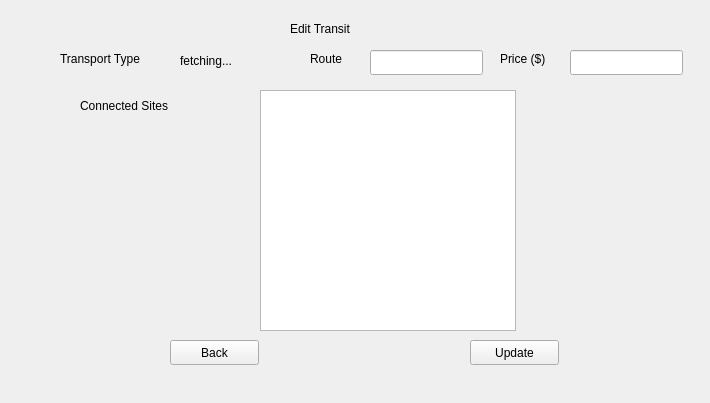
<?xml version="1.0" encoding="UTF-8"?>
<ui version="4.0">
 <class>Form</class>
 <widget class="QWidget" name="Form">
  <property name="geometry">
   <rect>
    <x>0</x>
    <y>0</y>
    <width>710</width>
    <height>403</height>
   </rect>
  </property>
  <property name="windowTitle">
   <string>Form</string>
  </property>
  <widget class="QLabel" name="label_5">
   <property name="geometry">
    <rect>
     <x>290</x>
     <y>20</y>
     <width>181</width>
     <height>17</height>
    </rect>
   </property>
   <property name="text">
    <string>Edit Transit</string>
   </property>
  </widget>
  <widget class="QLabel" name="label">
   <property name="geometry">
    <rect>
     <x>60</x>
     <y>50</y>
     <width>111</width>
     <height>17</height>
    </rect>
   </property>
   <property name="text">
    <string>Transport Type</string>
   </property>
  </widget>
  <widget class="QLabel" name="label_2">
   <property name="geometry">
    <rect>
     <x>180</x>
     <y>50</y>
     <width>81</width>
     <height>21</height>
    </rect>
   </property>
   <property name="text">
    <string>fetching...</string>
   </property>
  </widget>
  <widget class="QLabel" name="label_3">
   <property name="geometry">
    <rect>
     <x>310</x>
     <y>50</y>
     <width>111</width>
     <height>17</height>
    </rect>
   </property>
   <property name="text">
    <string>Route</string>
   </property>
  </widget>
  <widget class="QLineEdit" name="lineEdit">
   <property name="geometry">
    <rect>
     <x>370</x>
     <y>50</y>
     <width>113</width>
     <height>25</height>
    </rect>
   </property>
  </widget>
  <widget class="QLabel" name="label_4">
   <property name="geometry">
    <rect>
     <x>500</x>
     <y>50</y>
     <width>111</width>
     <height>17</height>
    </rect>
   </property>
   <property name="text">
    <string>Price ($)</string>
   </property>
  </widget>
  <widget class="QLineEdit" name="lineEdit_2">
   <property name="geometry">
    <rect>
     <x>570</x>
     <y>50</y>
     <width>113</width>
     <height>25</height>
    </rect>
   </property>
  </widget>
  <widget class="QLabel" name="label_6">
   <property name="geometry">
    <rect>
     <x>80</x>
     <y>90</y>
     <width>171</width>
     <height>31</height>
    </rect>
   </property>
   <property name="text">
    <string>Connected Sites</string>
   </property>
  </widget>
  <widget class="QListWidget" name="listWidget">
   <property name="geometry">
    <rect>
     <x>260</x>
     <y>90</y>
     <width>256</width>
     <height>241</height>
    </rect>
   </property>
  </widget>
  <widget class="QPushButton" name="pushButton">
   <property name="geometry">
    <rect>
     <x>170</x>
     <y>340</y>
     <width>89</width>
     <height>25</height>
    </rect>
   </property>
   <property name="text">
    <string>Back</string>
   </property>
  </widget>
  <widget class="QPushButton" name="pushButton_2">
   <property name="geometry">
    <rect>
     <x>470</x>
     <y>340</y>
     <width>89</width>
     <height>25</height>
    </rect>
   </property>
   <property name="text">
    <string>Update</string>
   </property>
  </widget>
 </widget>
 <resources/>
 <connections/>
</ui>
